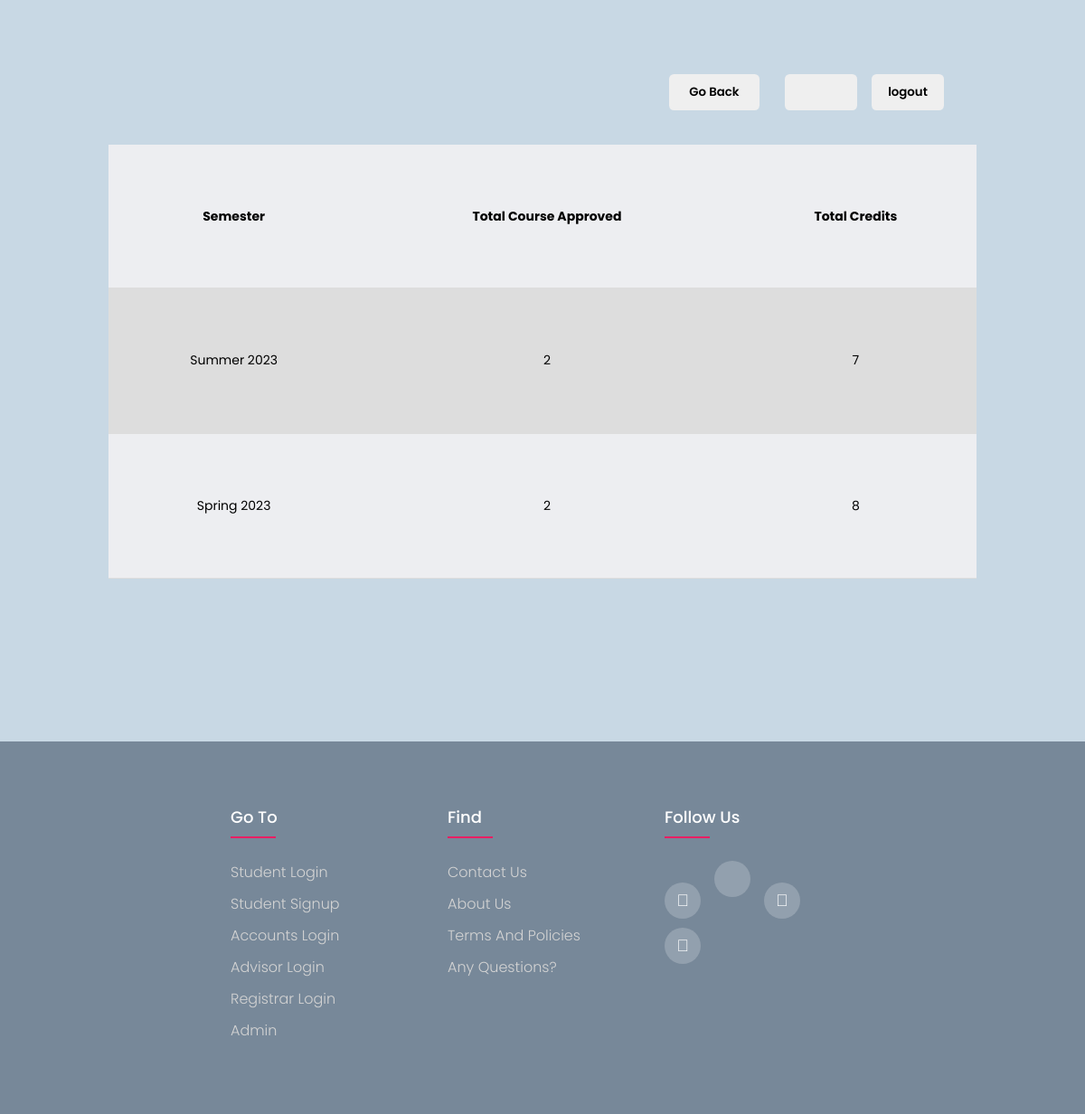
Page /registrar/check_credits.php on the committed database.
### tables this page shows
CREATE TABLE `semester` (
  `id` int(11) NOT NULL,
  `semester_name` varchar(255) NOT NULL,
  `semester_year` int(11) NOT NULL,
  `semester_courses` int(255) NOT NULL,
  `semester_credits` int(255) NOT NULL
);

### registrar/check_credits.php (the view, shortened to what this page needs)
<?php
include "../includes/header.php";
include "../includes/db.php";
?>
<div class="container">
    <div class="btn-section">
        <div class="username-btn">
            <button onclick="gotoadmindash()">
            </button>
        </div>
        <a href="/course/logout.php">
            <div class="logout-btn">
                <button>logout</button>
            </div>
        </a>
        <a href="/course/registrar/registrar_feed.php">
            <div class="adv-btn">
                <button>Go Back</button>
            </div>
        </a>
    </div>
    <table class="table" id="myTable" data-filter-control="true" data-show-search-clear-button="true">
        <tr>
            <th>Semester</th>
            <th>Total Course Approved</th>
            <th>Total Credits</th>
        </tr>
        <?php
        $sql = "SELECT * FROM semester";
        $result = mysqli_query($mysqli, $sql) or die(mysqli_error($mysqli));
        while ($data = mysqli_fetch_assoc($result)) {
            $semester = $data['semester_name'] . " " . $data['semester_year'];
            ?>
            <tr>
                <td>
                    <?= $semester ?>
                </td>
                <td>
                    <?= $data['semester_courses'] ?>
                </td>
                <td>
                    <?= $data['semester_credits'] ?>
                </td>
            </tr>
        <?php } ?>
    </table>
</div>
<?php
include "../includes/footer.php";
?>

### css/style.css (style rules this page uses)
* { margin: 0; padding: 0; box-sizing: border-box; max-width: 100%; font-family: "Poppins", sans-serif !important; }
body { background: #c8d8e4; }
.container { min-height: 100vh; margin: 0 auto; position: relative; background: #c8d8e4; display: flex; justify-content: center; align-items: center; }
table { height: 60vh; width: 80%; border-collapse: collapse; }
th, td { border-bottom: 1px solid #dddddd; padding: 10px 20px; font-size: 14px; text-align: center; }
tr:nth-child(even) { background-color: #dddddd; }
tr:nth-child(odd) { background-color: #edeef1; }
.logout-btn button { width: 80px; border: none; outline: none; height: 40px; border-radius: 0.3rem; font-weight: 600; margin: 10px 0; cursor: pointer; transition: 0.2s; position: absolute; top: 6vw; right: 13vw; z-index: 1000; }
.adv-btn button { width: 100px; border: none; outline: none; height: 40px; border-radius: 0.3rem; font-weight: 600; margin: 10px 0; cursor: pointer; transition: 0.2s; position: absolute; top: 6vw; right: 30vw; z-index: 1000; }
.username-btn button { min-width: 80px; border: none; outline: none; height: 40px; border-radius: 0.3rem; font-weight: 600; margin: 10px 0; cursor: pointer; transition: 0.2s; position: absolute; right: 21vw; top: 6vw; z-index: 1000; }
@media (min-width: 765px) and (max-width: 1200px) { html { font-size: 18px; } }

### rows in the picture
semester: semester "Summer 2023", semester_courses "2", semester_credits "7"
semester: semester "Spring 2023", semester_courses "2", semester_credits "8"
